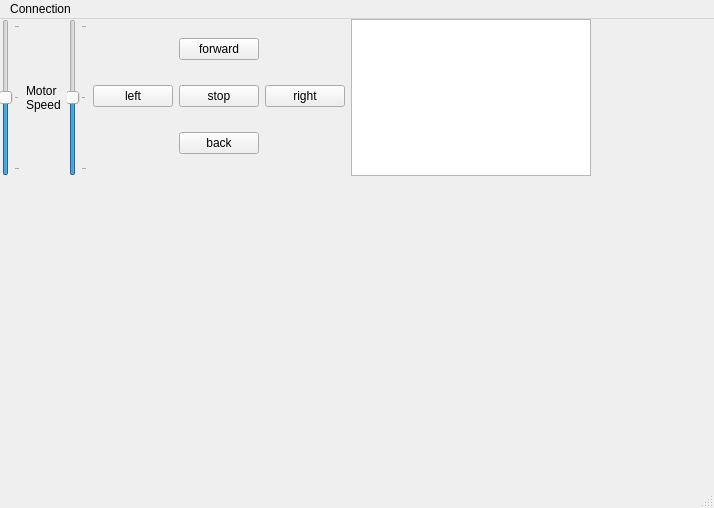
<?xml version="1.0" encoding="UTF-8"?>
<ui version="4.0">
 <class>MainWindow</class>
 <widget class="QMainWindow" name="MainWindow">
  <property name="geometry">
   <rect>
    <x>0</x>
    <y>0</y>
    <width>714</width>
    <height>508</height>
   </rect>
  </property>
  <property name="windowTitle">
   <string>MainWindow</string>
  </property>
  <widget class="QWidget" name="centralwidget">
   <widget class="QWidget" name="verticalLayoutWidget_2">
    <property name="geometry">
     <rect>
      <x>0</x>
      <y>0</y>
      <width>591</width>
      <height>157</height>
     </rect>
    </property>
    <layout class="QVBoxLayout" name="verticalLayout_2">
     <item>
      <layout class="QHBoxLayout" name="horizontalLayout">
       <item>
        <widget class="QSlider" name="motorSpeedSliderLeft">
         <property name="minimum">
          <number>-256</number>
         </property>
         <property name="maximum">
          <number>256</number>
         </property>
         <property name="singleStep">
          <number>32</number>
         </property>
         <property name="pageStep">
          <number>32</number>
         </property>
         <property name="orientation">
          <enum>Qt::Vertical</enum>
         </property>
         <property name="tickPosition">
          <enum>QSlider::TicksBelow</enum>
         </property>
         <property name="tickInterval">
          <number>256</number>
         </property>
        </widget>
       </item>
       <item>
        <widget class="QLabel" name="motorSpeedLable">
         <property name="text">
          <string>Motor
Speed</string>
         </property>
        </widget>
       </item>
       <item>
        <widget class="QSlider" name="motorSpeedSliderRight">
         <property name="minimum">
          <number>-256</number>
         </property>
         <property name="maximum">
          <number>256</number>
         </property>
         <property name="singleStep">
          <number>32</number>
         </property>
         <property name="pageStep">
          <number>32</number>
         </property>
         <property name="orientation">
          <enum>Qt::Vertical</enum>
         </property>
         <property name="tickPosition">
          <enum>QSlider::TicksBelow</enum>
         </property>
         <property name="tickInterval">
          <number>256</number>
         </property>
        </widget>
       </item>
       <item>
        <layout class="QGridLayout" name="gridLayout">
         <item row="1" column="1">
          <widget class="QPushButton" name="movStopButton">
           <property name="text">
            <string>stop</string>
           </property>
          </widget>
         </item>
         <item row="2" column="1">
          <widget class="QPushButton" name="movBackButton">
           <property name="text">
            <string>back</string>
           </property>
          </widget>
         </item>
         <item row="0" column="1">
          <widget class="QPushButton" name="movForwardButton">
           <property name="text">
            <string>forward</string>
           </property>
          </widget>
         </item>
         <item row="1" column="0">
          <widget class="QPushButton" name="movLeftButton">
           <property name="text">
            <string>left</string>
           </property>
          </widget>
         </item>
         <item row="1" column="2">
          <widget class="QPushButton" name="movRightButton">
           <property name="text">
            <string>right</string>
           </property>
          </widget>
         </item>
        </layout>
       </item>
       <item>
        <widget class="QTextBrowser" name="debugInfoText"/>
       </item>
      </layout>
     </item>
    </layout>
   </widget>
  </widget>
  <widget class="QMenuBar" name="menubar">
   <property name="geometry">
    <rect>
     <x>0</x>
     <y>0</y>
     <width>714</width>
     <height>21</height>
    </rect>
   </property>
   <widget class="QMenu" name="menuConnection">
    <property name="title">
     <string>Connection</string>
    </property>
    <addaction name="actionReconnect"/>
    <addaction name="actionReconnect_2"/>
   </widget>
   <addaction name="menuConnection"/>
  </widget>
  <widget class="QStatusBar" name="statusbar"/>
  <action name="actionReconnect">
   <property name="text">
    <string>Disconnect</string>
   </property>
  </action>
  <action name="actionReconnect_2">
   <property name="text">
    <string>Reconnect</string>
   </property>
  </action>
 </widget>
 <resources/>
 <connections/>
</ui>
